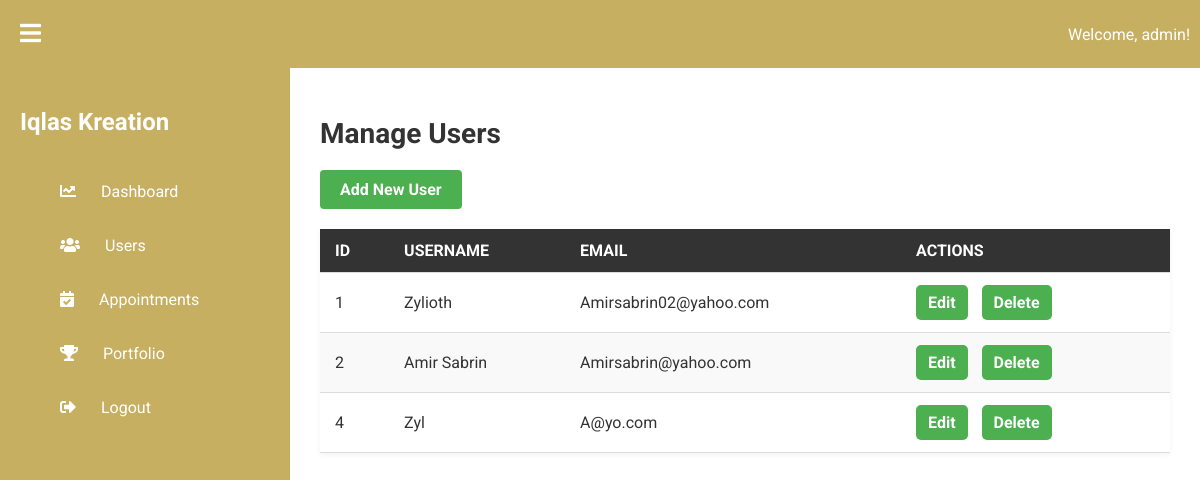
Page /admin/admin_users.php (signed in) on the earlier database version.
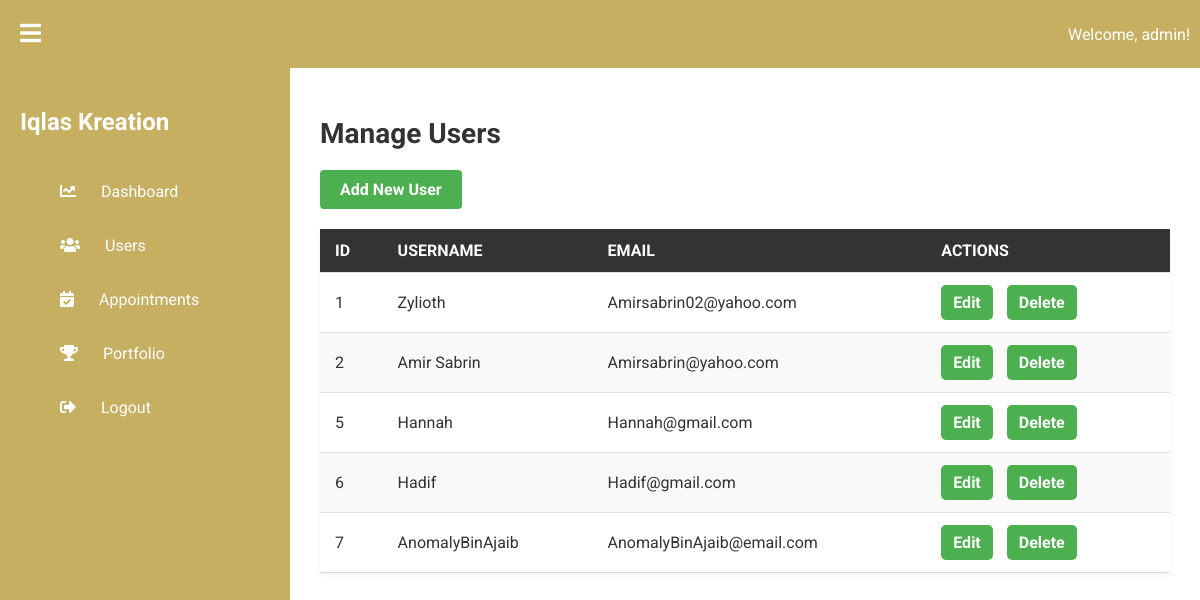
Same page on the later database version.
### tables this page shows
CREATE TABLE `users` (
  `id` int(11) NOT NULL,
  `username` varchar(255) NOT NULL,
  `email` varchar(255) NOT NULL,
  `password` varchar(255) NOT NULL,
  `created_at` timestamp NOT NULL DEFAULT current_timestamp()
);

### admin/admin_users.php (the view, shortened to what this page needs)
<?php
include '../database/db.php';
$query = "SELECT * FROM users";
$result = $conn->query($query);
?>
<!DOCTYPE html>
<html lang="en">
<head>
    <link rel="stylesheet" href="css/style.css">
    <link href="https://cdnjs.cloudflare.com/ajax/libs/font-awesome/5.15.3/css/all.min.css" rel="stylesheet"/>
    <link rel="stylesheet" href="https://cdnjs.cloudflare.com/ajax/libs/font-awesome/4.7.0/css/font-awesome.min.css">
</head>
<body>
<?php include 'includes/header.php'; ?>
<div class="admin-dashboard">
        <?php include 'includes/sidebar.php' ; ?>
    <main class="main-content">
        <h1>Manage Users</h1>
        <a href="add_user.php" class="btn">Add New User</a>
        <table class="users-table">
            <thead>
                <tr>
                    <th>ID</th>
                    <th>Username</th>
                    <th>Email</th>
                    <th>Actions</th>
                </tr>
            </thead>
            <tbody>
                <?php if ($result && $result->num_rows > 0): ?>
                    <?php while ($user = $result->fetch_assoc()): ?>
                        <tr>
                            <td><?php echo htmlspecialchars($user['id']); ?></td>
                            <td><?php echo htmlspecialchars($user['username']); ?></td>
                            <td><?php echo htmlspecialchars($user['email']); ?></td>
                            <td>
                                <a href="edit_user.php?id=<?php echo $user['id']; ?>" class="btn" onclick="return confirm('Are you sure you want to edit this user?');">Edit</a>
                                <a href="delete_user.php?id=<?php echo $user['id']; ?>" class="btn" onclick="return confirm('Are you sure you want to delete this user?');">Delete</a>
                            </td>
                        </tr>
                    <?php endwhile; ?>
                <?php else: ?>
                    <tr>
                        <td colspan="4">No users found.</td>
                    </tr>
                <?php endif; ?>
            </tbody>
        </table>
    </main>
</div>
</body>
</html>

Differences in the rows shown:
removed users: id "4", username "Zyl", email "A@yo.com"
added users: id "5", username "Hannah", email "Hannah@gmail.com"
added users: id "6", username "Hadif", email "Hadif@gmail.com"
added users: id "7", username "AnomalyBinAjaib", email "AnomalyBinAjaib@email.com"
